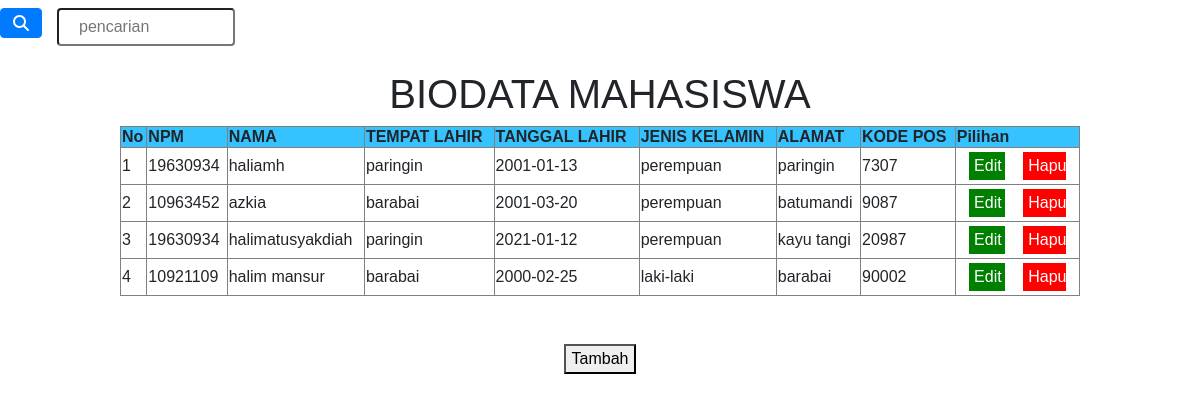
The page / on the database its author committed.
### tables this page shows
CREATE TABLE `tb_mahasiswa` (
  `id` int(5) NOT NULL,
  `npm` varchar(8) NOT NULL,
  `nama` varchar(100) NOT NULL,
  `tempat_lahir` varchar(50) NOT NULL,
  `tanggal_lahir` date NOT NULL,
  `jenis_kelamin` enum('perempuan','laki-laki','','') NOT NULL,
  `alamat` text NOT NULL,
  `kode_pos` varchar(5) NOT NULL
);

### index.php (the view, shortened to what this page needs)
<head>
        <link rel="stylesheet" href="https://cdn.jsdelivr.net/npm/bootstrap@4.5.3/dist/css/bootstrap.min.css">
    <link rel="stylesheet" href="style.css">
</head>
  <form action="" method="post" class="form-inline">
            <button type="submit" class="btn btn-primary mb-2" name="submit"><i class="fas fa-search"></i></button>
            <div class="col-sm-11">
                <input type="text" name="cari" placeholder="pencarian" autocomplete="off" class="col-sm-2 col-form-label">
            </div>
        </form>
<?php
include 'koneksi.php';
?>
<body>
<h1 align="center">BIODATA MAHASISWA</h1>
<table border="1" bgcolor="white">
    <thead>
        <tr>
            <th>No</th>
            <th>NPM</th>
            <th>NAMA</th>
            <th>TEMPAT LAHIR</th>
            <th>TANGGAL LAHIR</th>
            <th>JENIS KELAMIN</th>
            <th>ALAMAT</th>
            <th>KODE POS</th>
            <th>Pilihan</th>
        </tr>
    </thead>
    <tbody>
    <?php
    $sql = "SELECT * FROM tb_mahasiswa ORDER BY id";
    $no  = 1;
    foreach ($dbh->query($sql) as $data) :
    ?>
        <tr>
            <td><?php echo $no++; ?></td>
            <td><?php echo $data['npm'] ?></td>
            <td><?php echo $data['nama'] ?></td>
            <td><?php echo $data['tempat_lahir'] ?></td>
            <td><?php echo $data['tanggal_lahir'] ?></td>
            <td><?php echo $data['jenis_kelamin'] ?></td>
            <td><?php echo $data['alamat'] ?></td>
            <td><?php echo $data['kode_pos'] ?></td>
            <td align="center">
                <a href="edit.php?id=<?php echo $data['id'] ?>"><button type="edit" value="edit">Edit</button> </a>&nbsp;&nbsp;
                <a href="hapus.php?id=<?php echo $data['id'] ?>"><button type="delete" value="hapus">Hapus</button></a>
            </td>
        </tr>
        <?php
    endforeach;
        ?>
    </tbody>
</table><br><br>
    <center><a href="input.php"><button>Tambah</button></a></center>
</body>

### style.css (style rules this page uses)
body, h1 { font-family: "releway", sans-serif; }
input[type=text] { width: 50%; padding: 5px 20px; margin: 8px 0; display: 1px solid #ccc; border-radius: 4px; box-sizing: border-box; }
button[type=delete] { width: 35%; background-color: red; color: white; padding: 5px 5px; margin: 3px 0; border: none; cursor: pointer; }
button[type=edit] { width: 30%; background-color: green; color: white; padding: 5px 5px; margin: 3px 0; border: none; cursor: pointer; }

### index.php (style rules this page uses)
table { width: 80%; margin: auto; border-collapse: collapse; box-shadow: darkgrey; }
thead tr { background-color: #36c2ff; }

### rows shown on the page
tb_mahasiswa: npm "19630934", nama "haliamh", tempat_lahir "paringin", tanggal_lahir "2001-01-13", jenis_kelamin "perempuan", alamat "paringin", kode_pos "7307"
tb_mahasiswa: npm "10963452", nama "azkia", tempat_lahir "barabai", tanggal_lahir "2001-03-20", jenis_kelamin "perempuan", alamat "batumandi", kode_pos "9087"
tb_mahasiswa: npm "19630934", nama "halimatusyakdiah", tempat_lahir "paringin", tanggal_lahir "2021-01-12", jenis_kelamin "perempuan", alamat "kayu tangi", kode_pos "20987"
tb_mahasiswa: npm "10921109", nama "halim mansur", tempat_lahir "barabai", tanggal_lahir "2000-02-25", jenis_kelamin "laki-laki", alamat "barabai", kode_pos "90002"
